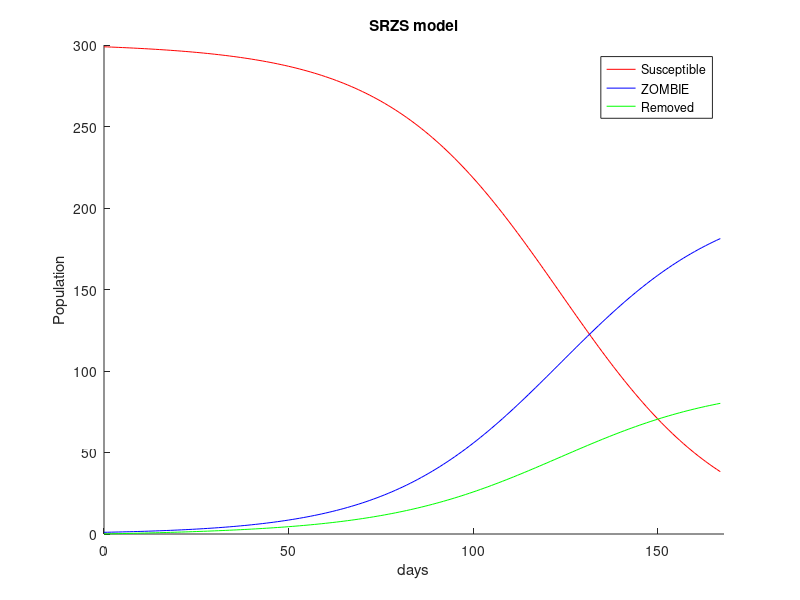

The MATLAB source for this figure:


% values for population, beta, gamma, alpha, and initial values
N = 300;
B= 0.005;
y= 0.001;
a= 0.0015;
Zinitial = 1;
Sinitial= 299; 
R0 = 0;
u=0.002;
%initializing vectors to hold values of S, R, and I
Svalues = zeros(168,1);
Zvalues = zeros(168,1);
Rvalues = zeros(168,1);

%changing variabke names because my loop
Z=Zinitial;
R=R0;
S=Sinitial;
for i=1:168
    Snew=S+(-B*S*Z - u*S)*(1/24);
    Znew= Z+(B*S*Z-y*R-a*S*Z)*(1/24);
    Rnew = R+(-y*R+u*S+a*S*Z)*(1/24);
    %finding each Sn+1, Rn+1, In+1 using the equations above
    Svalues(i)=Snew;
    Zvalues(i)=Znew;
    Rvalues(i)=Rnew;
    
    %put values in the vector
    S=Snew;
    Z=Znew;
    R=Rnew;

end

%making my years vector
h=length(Svalues);
hour=0:1:h-1;


%graphs
figure
hold on
plot(hour,Svalues,'red')
plot(hour,Zvalues,'blue')
plot(hour,Rvalues,'green')
xlim([0 168])
hold off
legend("Susceptible","ZOMBIE","Removed")
title('SRZS model')
xlabel('days')
ylabel('Population')








